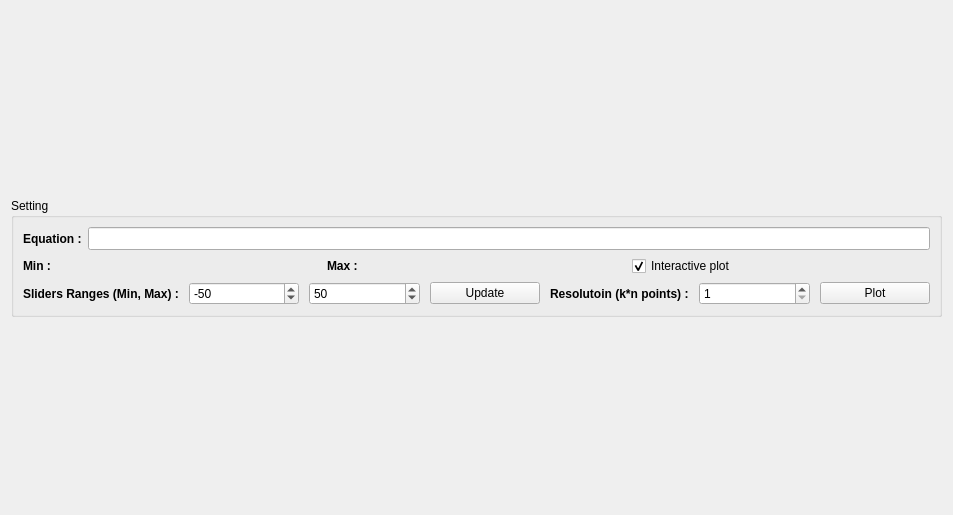
<?xml version="1.0" encoding="UTF-8"?>
<ui version="4.0">
 <class>Form</class>
 <widget class="QWidget" name="Form">
  <property name="geometry">
   <rect>
    <x>0</x>
    <y>0</y>
    <width>953</width>
    <height>515</height>
   </rect>
  </property>
  <property name="windowTitle">
   <string>Form</string>
  </property>
  <layout class="QVBoxLayout" name="verticalLayout_2">
   <item>
    <layout class="QVBoxLayout" name="plotter_layout">
     <item>
      <widget class="QGroupBox" name="groupBox">
       <property name="sizePolicy">
        <sizepolicy hsizetype="Preferred" vsizetype="Fixed">
         <horstretch>0</horstretch>
         <verstretch>0</verstretch>
        </sizepolicy>
       </property>
       <property name="title">
        <string>Setting</string>
       </property>
       <layout class="QVBoxLayout" name="verticalLayout_3">
        <item>
         <layout class="QHBoxLayout" name="plotting_setting_layout">
          <item>
           <widget class="QLabel" name="equation_label">
            <property name="sizePolicy">
             <sizepolicy hsizetype="Minimum" vsizetype="Ignored">
              <horstretch>0</horstretch>
              <verstretch>0</verstretch>
             </sizepolicy>
            </property>
            <property name="minimumSize">
             <size>
              <width>0</width>
              <height>0</height>
             </size>
            </property>
            <property name="styleSheet">
             <string notr="true">font: 10pt &quot;Sans Serif&quot;;
font-weight: bold;</string>
            </property>
            <property name="text">
             <string>Equation :</string>
            </property>
           </widget>
          </item>
          <item>
           <widget class="QLineEdit" name="equation_input">
            <property name="font">
             <font>
              <pointsize>10</pointsize>
             </font>
            </property>
            <property name="toolTip">
             <string>Write the Equation</string>
            </property>
           </widget>
          </item>
         </layout>
        </item>
        <item>
         <layout class="QHBoxLayout" name="ranges">
          <item>
           <layout class="QHBoxLayout" name="min_range">
            <item>
             <widget class="QLabel" name="min_label">
              <property name="sizePolicy">
               <sizepolicy hsizetype="Minimum" vsizetype="Ignored">
                <horstretch>0</horstretch>
                <verstretch>0</verstretch>
               </sizepolicy>
              </property>
              <property name="minimumSize">
               <size>
                <width>0</width>
                <height>0</height>
               </size>
              </property>
              <property name="toolTip">
               <string>Min Slider Range</string>
              </property>
              <property name="styleSheet">
               <string notr="true">font: 10pt &quot;Sans Serif&quot;;
font-weight: bold;</string>
              </property>
              <property name="text">
               <string>Min :</string>
              </property>
             </widget>
            </item>
           </layout>
          </item>
          <item>
           <layout class="QHBoxLayout" name="max_range">
            <item>
             <widget class="QLabel" name="max_label">
              <property name="sizePolicy">
               <sizepolicy hsizetype="Minimum" vsizetype="Ignored">
                <horstretch>0</horstretch>
                <verstretch>0</verstretch>
               </sizepolicy>
              </property>
              <property name="minimumSize">
               <size>
                <width>0</width>
                <height>0</height>
               </size>
              </property>
              <property name="toolTip">
               <string>Max Slider Range</string>
              </property>
              <property name="styleSheet">
               <string notr="true">font: 10pt &quot;Sans Serif&quot;;
font-weight: bold;</string>
              </property>
              <property name="text">
               <string>Max :</string>
              </property>
             </widget>
            </item>
           </layout>
          </item>
          <item>
           <widget class="QCheckBox" name="interactive">
            <property name="toolTip">
             <string>Enable Interactive Mode</string>
            </property>
            <property name="text">
             <string>Interactive plot</string>
            </property>
            <property name="checked">
             <bool>true</bool>
            </property>
           </widget>
          </item>
         </layout>
        </item>
        <item>
         <layout class="QHBoxLayout" name="ranges_control">
          <property name="spacing">
           <number>10</number>
          </property>
          <item>
           <widget class="QLabel" name="range_label">
            <property name="sizePolicy">
             <sizepolicy hsizetype="Preferred" vsizetype="Ignored">
              <horstretch>0</horstretch>
              <verstretch>0</verstretch>
             </sizepolicy>
            </property>
            <property name="minimumSize">
             <size>
              <width>0</width>
              <height>0</height>
             </size>
            </property>
            <property name="styleSheet">
             <string notr="true">font: 10pt &quot;Sans Serif&quot;;
font-weight: bold;</string>
            </property>
            <property name="text">
             <string>Sliders Ranges (Min, Max) :</string>
            </property>
           </widget>
          </item>
          <item>
           <widget class="QSpinBox" name="min_limit">
            <property name="minimum">
             <number>-100000</number>
            </property>
            <property name="maximum">
             <number>100000</number>
            </property>
            <property name="singleStep">
             <number>1</number>
            </property>
            <property name="value">
             <number>-50</number>
            </property>
           </widget>
          </item>
          <item>
           <widget class="QSpinBox" name="max_limit">
            <property name="minimum">
             <number>-100000</number>
            </property>
            <property name="maximum">
             <number>100000</number>
            </property>
            <property name="value">
             <number>50</number>
            </property>
           </widget>
          </item>
          <item>
           <widget class="QPushButton" name="update_limits">
            <property name="sizePolicy">
             <sizepolicy hsizetype="Minimum" vsizetype="Fixed">
              <horstretch>0</horstretch>
              <verstretch>0</verstretch>
             </sizepolicy>
            </property>
            <property name="minimumSize">
             <size>
              <width>0</width>
              <height>0</height>
             </size>
            </property>
            <property name="toolTip">
             <string>Update Sliders Limits</string>
            </property>
            <property name="text">
             <string>Update</string>
            </property>
           </widget>
          </item>
          <item>
           <widget class="QLabel" name="range_label_2">
            <property name="sizePolicy">
             <sizepolicy hsizetype="Minimum" vsizetype="Ignored">
              <horstretch>0</horstretch>
              <verstretch>0</verstretch>
             </sizepolicy>
            </property>
            <property name="minimumSize">
             <size>
              <width>0</width>
              <height>0</height>
             </size>
            </property>
            <property name="styleSheet">
             <string notr="true">font: 10pt &quot;Sans Serif&quot;;
font-weight: bold;</string>
            </property>
            <property name="text">
             <string>Resolutoin (k*n points) :</string>
            </property>
           </widget>
          </item>
          <item>
           <widget class="QSpinBox" name="resolution">
            <property name="minimum">
             <number>1</number>
            </property>
            <property name="maximum">
             <number>100</number>
            </property>
           </widget>
          </item>
          <item>
           <widget class="QPushButton" name="plot_btn">
            <property name="sizePolicy">
             <sizepolicy hsizetype="Minimum" vsizetype="Fixed">
              <horstretch>0</horstretch>
              <verstretch>0</verstretch>
             </sizepolicy>
            </property>
            <property name="minimumSize">
             <size>
              <width>100</width>
              <height>0</height>
             </size>
            </property>
            <property name="toolTip">
             <string>Plot Equation</string>
            </property>
            <property name="text">
             <string>Plot</string>
            </property>
           </widget>
          </item>
         </layout>
        </item>
       </layout>
      </widget>
     </item>
    </layout>
   </item>
  </layout>
 </widget>
 <resources/>
 <connections/>
</ui>
